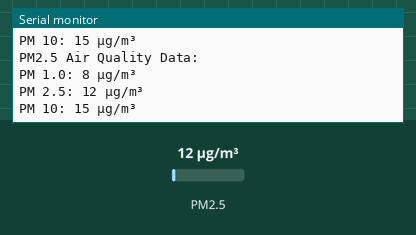
Recording of a sketch running on a simulated Arduino Uno, built with avr-gcc and run on an emulated ATmega328P. Shown: the last lines printed to the serial monitor. Inputs (shaded band) come from the test bench; at power-on: PM2.5 12 µg/m³.

Above: at 2.8 s.
2.9 s: PM2.5 set to 6 µg/m³
At 4.4 s:
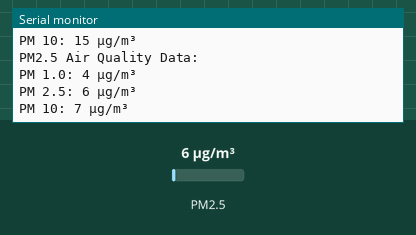
5.6 s: PM2.5 set to 75 µg/m³
At 7.3 s:
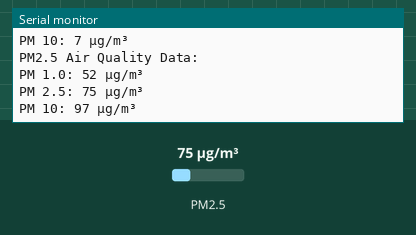
Timing chart, 0 to 8.8 s (numbered marks = the images above; inputs shaded):
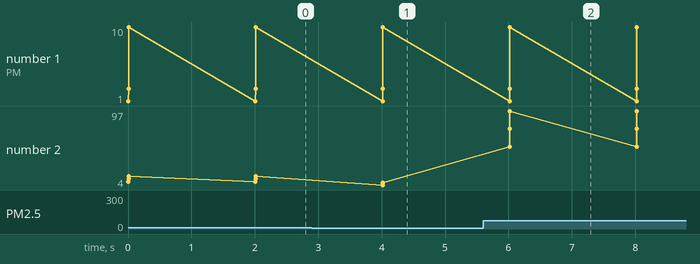

Measured:
- after the input at 2.9 s, the serial monitor: prints a new line after 1.1 s (image 1)
- after the input at 5.6 s, the serial monitor: prints a new line after 0.42 s (image 2)
- plotted number 2: 15 → 7 after the input at 2.9 s, 7 → 97 after the input at 5.6 s

The sketch:

PMSAtest_arduino2pi.ino
```cpp
//
// This is a test for the PMSA003i PM2.5 sensor paired with the Adafruit Feather Board
// I intend to use this code to learn how communication between the arduino microcontroller and the raspberry pi 5 works

#include <Wire.h>
#include <Adafruit_PM25AQI.h>

// Create an instance of the sensor
Adafruit_PM25AQI aqiSensor;

void setup() {
  Serial.begin(115200);
  while (!Serial) delay(10); // Wait for Serial to initialize

  Serial.println("PMSA003i Air Quality Sensor Test");

  // Initialize the sensor
  if (!aqiSensor.begin_I2C()) { // Using default I²C address
    Serial.println("Could not find PMSA003i sensor! Check wiring.");
    while (1) delay(10);
  }
  Serial.println("PMSA003i found!");
}

void loop() {
  PM25_AQI_Data data;

  // Request data from the sensor
  if (aqiSensor.read(&data)) {
    Serial.println("PM2.5 Air Quality Data:");
    Serial.print("PM 1.0: "); Serial.print(data.pm10_standard); Serial.println(" µg/m³");
    Serial.print("PM 2.5: "); Serial.print(data.pm25_standard); Serial.println(" µg/m³");
    Serial.print("PM 10: "); Serial.print(data.pm100_standard); Serial.println(" µg/m³");
    Serial.println();

    delay(2000); // Wait 2 seconds before reading again
  } else {
    Serial.println("Failed to read from PMSA003i sensor!");
    delay(500); // Wait and try again
  }
}
 
```
